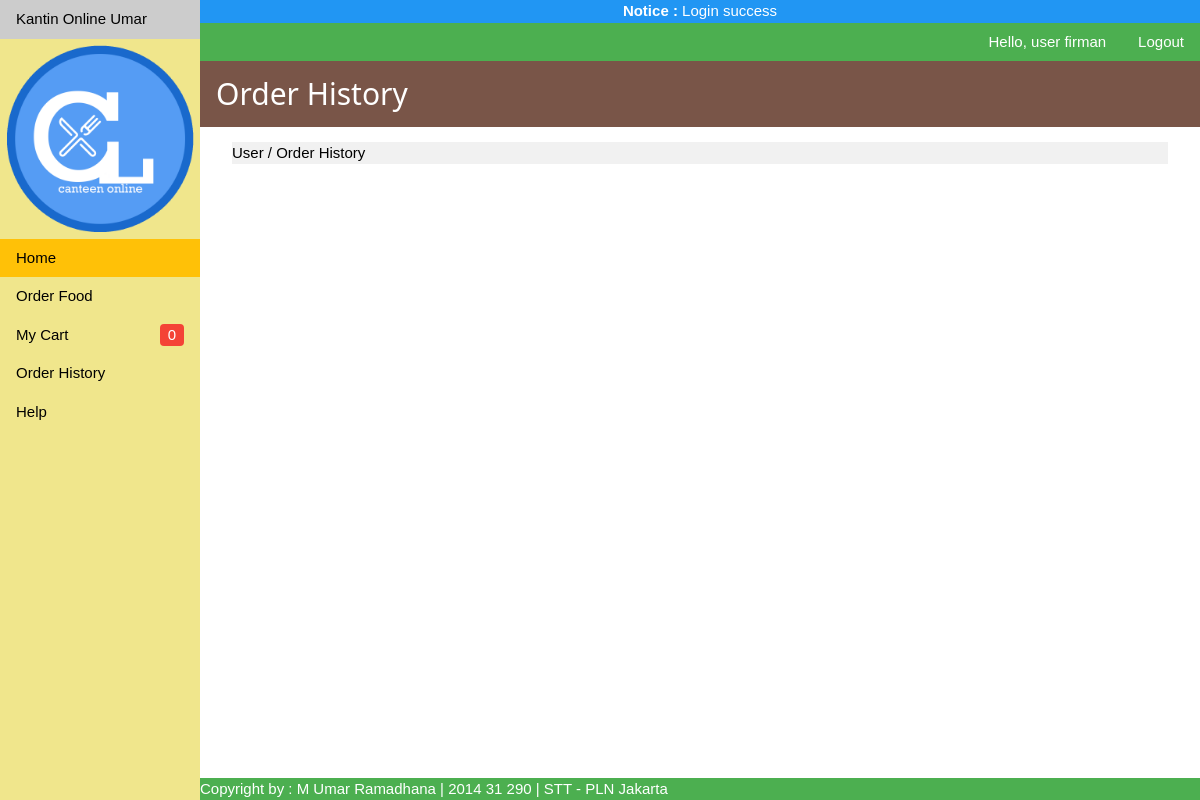
Before: /?page=order_history (signed in) with the older database file.
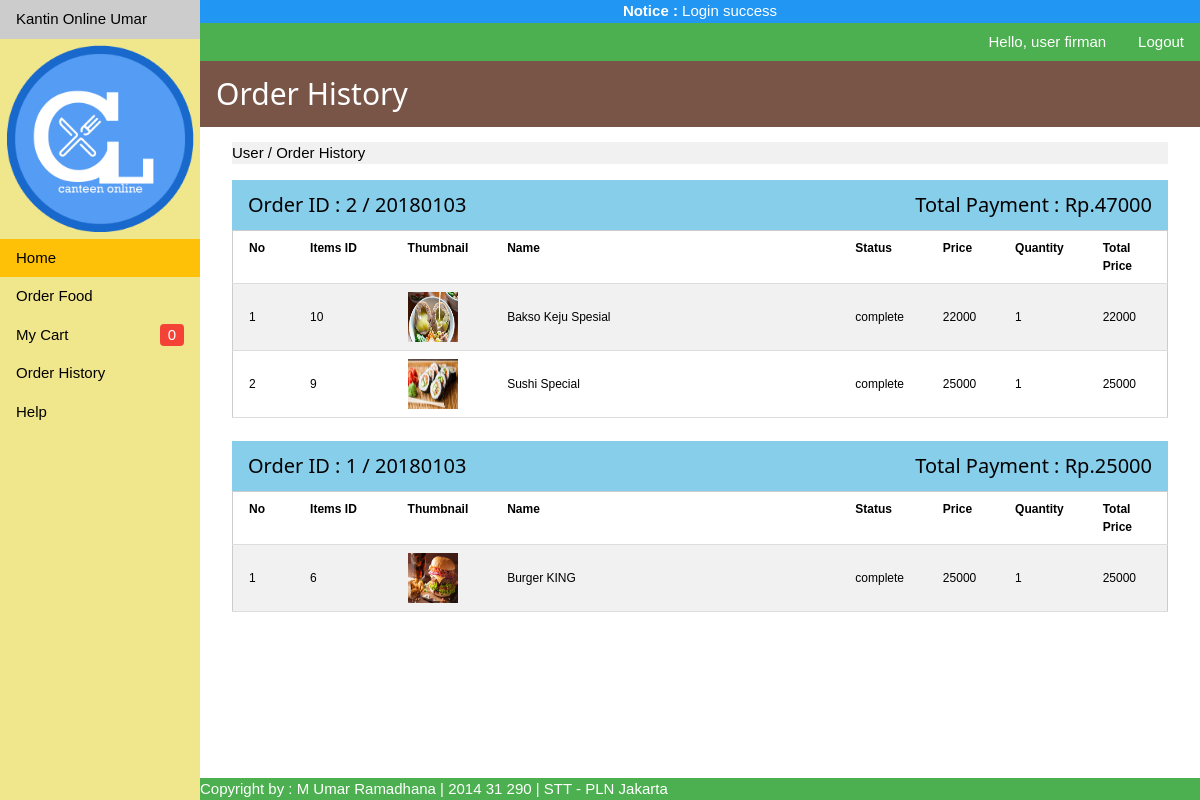
After: the same page with the newer database file.
### tables this page shows
CREATE TABLE `orders` (
  `id` int(11) NOT NULL,
  `user_id` int(11) NOT NULL,
  `date_created` int(11) NOT NULL,
  `total_price` int(11) NOT NULL
);

CREATE TABLE `carts` (
  `id` int(11) NOT NULL,
  `orders_id` int(11) DEFAULT NULL,
  `users_id` int(11) NOT NULL,
  `items_id` int(11) NOT NULL,
  `quantity` int(11) NOT NULL,
  `total` int(11) NOT NULL,
  `status` varchar(35) NOT NULL
);

CREATE TABLE `items` (
  `id` int(11) NOT NULL,
  `name` varchar(75) NOT NULL,
  `description` varchar(250) NOT NULL,
  `image_url` varchar(75) NOT NULL,
  `price` int(11) NOT NULL,
  `stock` int(11) NOT NULL
);

### controllers/Databases.php (called while the page is built, shortened)
<?php
function items_by_id($id) {
  include "Connection.php";
  $sql = $conn->prepare("SELECT * FROM items WHERE id = '$id'");
  $sql->execute();
  $items = $sql->fetch(PDO::FETCH_OBJ);
  return $items;
}
function carts_by_order_id($order_id){
  include "Connection.php";
  $sql = $conn->prepare("SELECT * FROM carts WHERE orders_id = '$order_id' ORDER BY id DESC");
  $sql->execute();
  $order_details = $sql->fetchAll();
  return $order_details;
}
function carts_notification_item($user_id){
  include 'Connection.php';
  $sql = $conn->prepare("SELECT * FROM carts WHERE users_id = '$user_id' AND status = 'on_cart' ORDER BY id DESC");
  $sql->execute();
  $notification_item = $sql->rowcount();
  return $notification_item;
}
function orders_by_user_id(){
  include "Connection.php";
  $user_id = $_SESSION['user_id'];
  $sql = $conn->prepare("SELECT * FROM orders WHERE user_id = '$user_id' ORDER BY id DESC");
  $sql->execute();
  $order_histories = $sql->fetchAll();
  return $order_histories;
}
?>

### controllers/Orders.php (called while the page is built, shortened)
<?php
if (isset($_GET['page'])) {
  if ($_GET['page'] == 'order_history') {
    $order_histories = orders_by_user_id();
  }
} elseif (isset($_POST['submit'])) {
  if ($_POST['submit'] == 'checkout_order') { checkout_order(); }
} else {
  echo "No direct access allowed";
  die();
}
?>

### views/user/order_history.php (the view)
<?php include "controllers/Orders.php"; ?>
<div class="w3-container w3-brown">
  <h2>Order History</h2>
</div>
<div class="w3-container">
  <div class="w3-row w3-col s12 w3-container">
    <p class="w3-light-gray">User / Order History</p>
  </div>
  <div class="w3-row">
    <?php foreach ($order_histories as $order_history) { ?>
    <div class="w3-col s12">
      <div class="w3-container">
        <div class="w3-container w3-light-blue">
          <h4>Order ID : <?php echo $order_history['id']; ?> / <?php echo $order_history['date_created']; ?> <span class="w3-right">Total Payment : Rp.<?php echo $order_history['total_price']; ?></span></h4>
        </div>
        <table class="w3-table-all w3-small">
          <tr>
            <th width="5%">No</th>
            <th width="7%">Items ID</th>
            <th width="5%">Thumbnail</th>
            <th width="25%">Name</th>
            <th width="5%">Status</th>
            <th width="5%">Price</th>
            <th width="5%">Quantity</th>
            <th width="5%">Total Price</th>
          </tr>
          <?php $no = 1; ?>
          <?php $order_details = carts_by_order_id($order_history['id']) ?>
          <?php foreach ($order_details as $order_detail) { ?>
            <?php $item = items_by_id($order_detail['items_id']); ?>
            <?php $total_price = $item->price * $order_detail['quantity']; ?>
            <tr>
              <td style="vertical-align: middle;"><?php echo $no; $no += 1; ?></td>
              <td style="vertical-align: middle;"><?php echo $item->id; ?></td>
              <td><img src="<?php echo $item->image_url; ?>" style="width: 50px; height: 50px;"></td>
              <td style="vertical-align: middle;"><?php echo $item->name; ?></td>
              <td style="vertical-align: middle;"><?php echo $order_detail['status'] ?></td>
              <td style="vertical-align: middle;"><?php echo $item->price; ?></td>
              <td style="vertical-align: middle;"><?php echo $order_detail['quantity']; ?></td>
              <td style="vertical-align: middle;"><?php echo $total_price; ?></td>
            </tr>
          <?php } ?>
        </table>
        <br>
      </div>
    </div>
    <?php } ?>
  </div>
</div>

### index.php (shortened to what this page needs)
<!DOCTYPE html>
<html>
<?php include "head.php"; ?>
<body>
<?php include "controllers/Databases.php"; ?>
<?php include "notice.php"; ?>
<?php include "header.php"; ?>
<div style="margin-left: 200px;">
<?php include "routes.php" ?>
</div>
<?php include "footer.php"; ?>
</body>
</html>

### head.php (shortened to what this page needs)
<head>
  <link rel="stylesheet" type="text/css" href="style/style.css">
</head>

### notice.php (shortened to what this page needs)
<?php if (isset($_SESSION['notice'])): ?>
  <div class="w3-container w3-blue w3-center" style="margin-left: 200px;">
    <b>Notice : </b><?php echo $_SESSION['notice']; ?>
  </div>
<?php endif ?>

### header.php
<div class="w3-bar w3-green">
  <?php if (isset($_SESSION['username'])): ?>
    <form method="post" action="?action=logout">
    <button type="submit" name="submit" value="logout" class="w3-bar-item w3-button w3-right">Logout</button>
    </form>
    <a href="" class="w3-bar-item w3-button w3-right"><?php echo "Hello, ".$_SESSION['auth']." ".$_SESSION['username']; ?></a>
  <?php else: ?>
    <a href="?page=signup" class="w3-bar-item w3-button w3-right">Sign Up</a>
    <a href="?page=login" class="w3-bar-item w3-button w3-right">Login</a>
  <?php endif ?>
</div>
<div class="w3-sidebar w3-khaki w3-bar-block" style="width:200px; position: fixed; top: 0;">
  <a href="?page=home" class="w3-bar-item w3-button w3-teal" style="width: 200px;">Kantin Online Umar</a>
  <img src="image/logo.png" style="width: 200px;">
  <a href="?page=home" class="w3-bar-item w3-button w3-amber">Home</a>
  <?php if (isset($_SESSION['auth']) && $_SESSION['auth'] == 'admin'): ?>
  <a href="?page=dashboard" class="w3-bar-item w3-button">Dashboard</a>
  <a href="?page=add_product" class="w3-bar-item w3-button">Add Product</a>
  <?php elseif (isset($_SESSION['auth']) && $_SESSION['auth'] == 'user'): ?>
  <a href="?page=order_food" class="w3-bar-item w3-button">Order Food</a>
  <a href="?page=my_cart" class="w3-bar-item w3-button">
    My Cart <label class="w3-right w3-tag w3-red w3-round"><?php echo carts_notification_item($_SESSION['user_id']); ?></label>
  </a>
  <a href="?page=order_history" class="w3-bar-item w3-button">Order History</a>
  <?php endif ?>
  <a href="?page=help" class="w3-bar-item w3-button">Help</a>
</div>

### routes.php (shortened to what this page needs)
<?php
if (isset($_GET['page'])) {
  if ($_GET['page'] == 'order_history')                  { include "views/user/order_history.php"; }
} else {
  include "views/home.php";
}
?>

### footer.php
<br><br>
<div class="w3-bar w3-green" style="margin-left: 200px; position: fixed; bottom: 0;">
  Copyright by : M Umar Ramadhana | 2014 31 290 | STT - PLN Jakarta
</div>

### style/style.css (style rules this page uses)
html { box-sizing:border-box }
*,*:before,*:after { box-sizing:inherit }
html { -ms-text-size-adjust:100%;-webkit-text-size-adjust:100% }
body { margin:0 }
a { background-color:transparent;-webkit-text-decoration-skip:objects }
img { border-style:none }
button,input,select,textarea { font:inherit;margin:0 }
button,input { overflow:visible }
button,select { text-transform:none }
button,html [type=button],[type=reset],[type=submit] { -webkit-appearance:button }
html,body { font-family:Verdana,sans-serif;font-size:15px;line-height:1.5 }
html { overflow-x:hidden }
h2 { font-size:30px }
h4 { font-size:20px }
h1,h2,h3,h4,h5,h6 { font-family:"Segoe UI",Arial,sans-serif;font-weight:400;margin:10px 0 }
img { vertical-align:middle }
a { color:inherit }
.w3-table,.w3-table-all { border-collapse:collapse;border-spacing:0;width:100%;display:table }
.w3-table-all { border:1px solid #ccc }
.w3-bordered tr,.w3-table-all tr { border-bottom:1px solid #ddd }
.w3-table-all tr:nth-child(odd) { background-color:#fff }
.w3-table-all tr:nth-child(even) { background-color:#f1f1f1 }
.w3-table td,.w3-table th,.w3-table-all td,.w3-table-all th { padding:8px 8px;display:table-cell;text-align:left;vertical-align:top }
.w3-table th:first-child,.w3-table td:first-child,.w3-table-all th:first-child,.w3-table-all td:first-child { padding-left:16px }
.w3-btn,.w3-button { border:none;display:inline-block;outline:0;padding:8px 16px;vertical-align:middle;overflow:hidden;text-decoration:none;color:inherit;background-color:inherit;text-align:center;cursor:pointer;white-space:nowrap }
.w3-btn,.w3-button { -webkit-touch-callout:none;-webkit-user-select:none;-khtml-user-select:none;-moz-user-select:none;-ms-user-select:none;user-select:none }
.w3-badge,.w3-tag { background-color:#000;color:#fff;display:inline-block;padding-left:8px;padding-right:8px;text-align:center }
.w3-sidebar { height:100%;width:200px;background-color:#fff;position:fixed!important;z-index:1;overflow:auto }
.w3-bar { width:100%;overflow:hidden }
.w3-bar .w3-bar-item { padding:8px 16px;float:left;width:auto;border:none;outline:none;display:block }
.w3-bar .w3-button { white-space:normal }
.w3-bar-block .w3-bar-item { width:100%;display:block;padding:8px 16px;text-align:left;border:none;outline:none;white-space:normal;float:none }
.w3-container:after,.w3-container:before,.w3-panel:after,.w3-panel:before,.w3-row:after,.w3-row:before,.w3-row-padding:after,.w3-row-padding:before, .w3-cell-row:before,.w3-cell-row:after,.w3-clear:after,.w3-clear:before,.w3-bar:before,.w3-bar:after { content:"";display:table;clear:both }
.w3-col,.w3-half,.w3-third,.w3-twothird,.w3-threequarter,.w3-quarter { float:left;width:100% }
.w3-col.s12 { width:99.99999% }
.w3-round,.w3-round-medium { border-radius:4px }
.w3-container,.w3-panel { padding:0.01em 16px }
.w3-small { font-size:12px!important }
.w3-center { text-align:center!important }
.w3-right { float:right!important }
.w3-amber,.w3-hover-amber:hover { color:#000!important;background-color:#ffc107!important }
.w3-blue,.w3-hover-blue:hover { color:#fff!important;background-color:#2196F3!important }
.w3-light-blue,.w3-hover-light-blue:hover { color:#000!important;background-color:#87CEEB!important }
.w3-brown,.w3-hover-brown:hover { color:#fff!important;background-color:#795548!important }
.w3-green,.w3-hover-green:hover { color:#fff!important;background-color:#4CAF50!important }
.w3-khaki,.w3-hover-khaki:hover { color:#000!important;background-color:#f0e68c!important }
.w3-red,.w3-hover-red:hover { color:#fff!important;background-color:#f44336!important }
.w3-teal,.w3-hover-teal:hover { color:#fff!important;background-color:#009688!important }
.w3-light-grey,.w3-hover-light-grey:hover,.w3-light-gray,.w3-hover-light-gray:hover { color:#000!important;background-color:#f1f1f1!important }

Changed rows visible on the page:
added orders: id "2", date_created "20180103", total_price "47000"
added carts: items "10", items.image_url (picture), items.name "Bakso Keju Spesial", status "complete", items.price "22000", quantity "1", shown under "2"
added carts: items "9", items.image_url (picture), items.name "Sushi Special", status "complete", items.price "25000", quantity "1", shown under "2"
added orders: id "1", date_created "20180103", total_price "25000"
added carts: items "6", items.image_url (picture), items.name "Burger KING", status "complete", items.price "25000", quantity "1"
